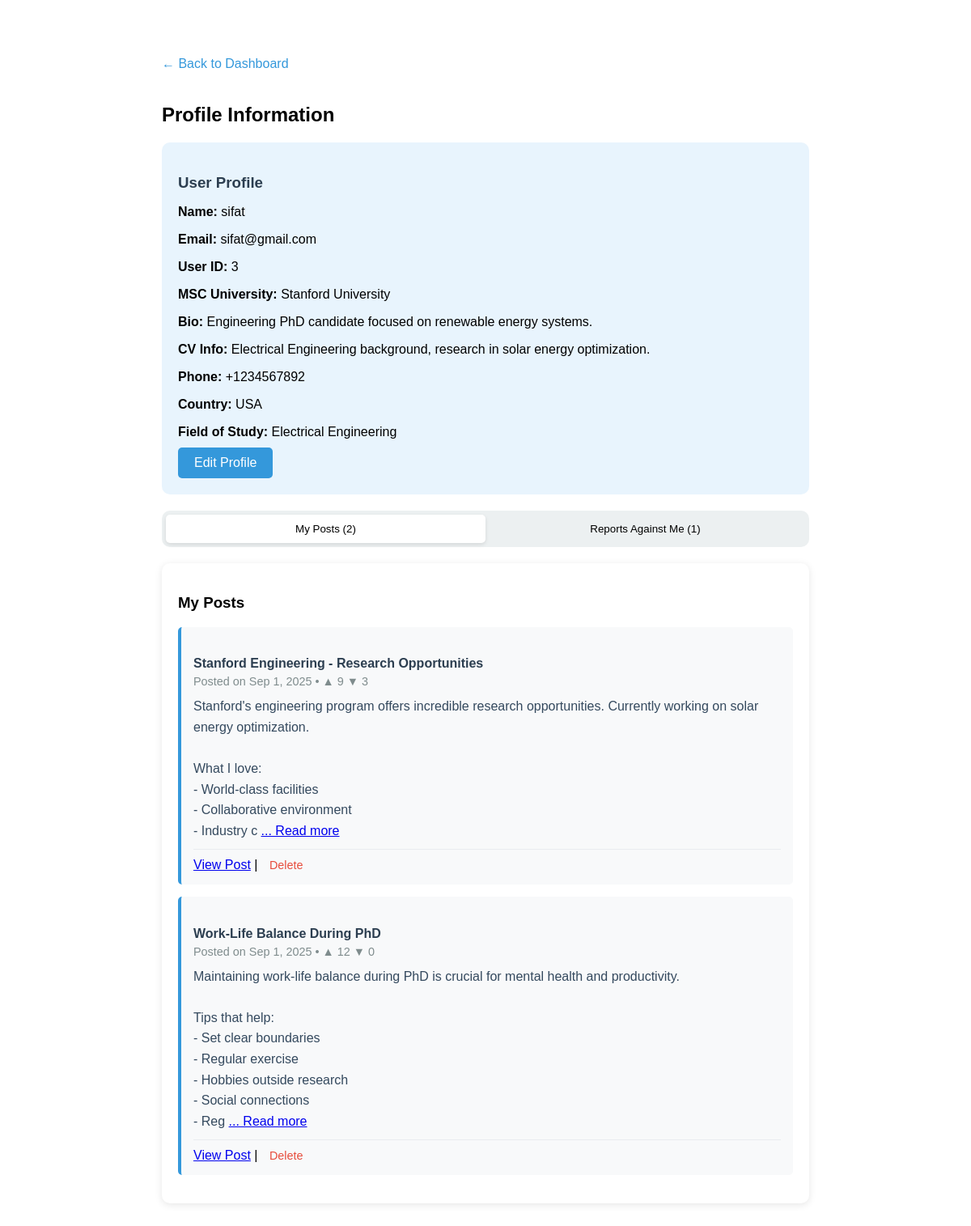
Screenshot of /profile.php (signed in) with the database file from the repository.
### tables this page shows
CREATE TABLE IF NOT EXISTS posts (
    Post_Id INT AUTO_INCREMENT PRIMARY KEY,
    User_Id INT,
    Title VARCHAR(200) NOT NULL,
    content TEXT NOT NULL,
    Date TIMESTAMP DEFAULT CURRENT_TIMESTAMP,
    upvotes INT DEFAULT 0,
    downvotes INT DEFAULT 0,
    FOREIGN KEY (User_Id) REFERENCES users(User_Id) ON DELETE CASCADE
);

### profile.php (the view, shortened to what this page needs)
<?php
include "db.php";
$user_posts = [];
$reports_against_user = [];
if (isset($_SESSION['user'])) {
    $user_id = $_SESSION['user']['User_Id'];
    $posts_sql = "SELECT Post_Id, Title, content, Date, upvotes, downvotes
                  FROM posts
                  WHERE User_Id = $user_id
                  ORDER BY Date DESC";
    $posts_result = $conn->query($posts_sql);
    if ($posts_result) {
        while($row = $posts_result->fetch_assoc()) {
            $user_posts[] = $row;
        }
    }
    $reports_sql = "SELECT r.reason, r.Date, r.status, u.Name as reporter_name
                    FROM reports r
                    JOIN users u ON r.Reporter_Id = u.User_Id
                    WHERE r.Reported_User_Id = $user_id
                    ORDER BY r.Date DESC";
    $reports_result = $conn->query($reports_sql);
    if ($reports_result) {
        while($row = $reports_result->fetch_assoc()) {
            $reports_against_user[] = $row;
        }
    }
}
?>
<!DOCTYPE html>
<html>
<head>
</head>
<body>
    <a href="index.php" class="nav-link">← Back to Dashboard</a>
    <h2>Profile Information</h2>
    <?php if (!isset($_SESSION['user'])): ?>
        <div class="status warning">
            <p>You are not logged in. Don't have an account? <a href="signup.php">Sign up</a> | <a href="login.php">Log in</a></p>
        </div>
    <?php else: ?>
        <div class="profile-info">
            <h3>User Profile</h3>
            <p><strong>Name:</strong> <?php echo htmlspecialchars($_SESSION['user']['Name']); ?></p>
            <p><strong>Email:</strong> <?php echo htmlspecialchars($_SESSION['user']['Email']); ?></p>
            <p><strong>User ID:</strong> <?php echo $_SESSION['user']['User_Id']; ?></p>
            <p><strong>MSC University:</strong> <?php echo htmlspecialchars($_SESSION['user']['MSC_university'] ?: 'Not specified'); ?></p>
            <?php if (isset($_SESSION['user']['bio']) && !empty($_SESSION['user']['bio'])): ?>
                <p><strong>Bio:</strong> <?php echo nl2br(htmlspecialchars($_SESSION['user']['bio'])); ?></p>
            <?php endif; ?>
            <?php if (isset($_SESSION['user']['cv_info']) && !empty($_SESSION['user']['cv_info'])): ?>
                <p><strong>CV Info:</strong> <?php echo nl2br(htmlspecialchars($_SESSION['user']['cv_info'])); ?></p>
            <?php endif; ?>
            <?php if (isset($_SESSION['user']['phone']) && !empty($_SESSION['user']['phone'])): ?>
                <p><strong>Phone:</strong> <?php echo htmlspecialchars($_SESSION['user']['phone']); ?></p>
            <?php endif; ?>
            <?php if (isset($_SESSION['user']['country']) && !empty($_SESSION['user']['country'])): ?>
                <p><strong>Country:</strong> <?php echo htmlspecialchars($_SESSION['user']['country']); ?></p>
            <?php endif; ?>
            <?php if (isset($_SESSION['user']['field_of_study']) && !empty($_SESSION['user']['field_of_study'])): ?>
                <p><strong>Field of Study:</strong> <?php echo htmlspecialchars($_SESSION['user']['field_of_study']); ?></p>
            <?php endif; ?>
            <a href="edit_profile.php" class="btn">Edit Profile</a>
        </div>
        <div class="tabs">
            <button class="tab active" onclick="showTab('posts')">My Posts (<?php echo count($user_posts); ?>)</button>
            <?php if (!empty($reports_against_user)): ?>
                <button class="tab" onclick="showTab('reports')">Reports Against Me (<?php echo count($reports_against_user); ?>)</button>
            <?php endif; ?>
        </div>
        <div id="posts" class="tab-content active">
            <div class="posts-section">
                <h3>My Posts</h3>
                <?php if (empty($user_posts)): ?>
                    <p>You haven't posted anything yet. <a href="post.php">Create your first post!</a></p>
                <?php else: ?>
                    <?php foreach ($user_posts as $post): ?>
                        <div class="post-item">
                            <h4 class="post-title"><?php echo htmlspecialchars($post['Title']); ?></h4>
                            <div class="post-meta">
                                Posted on <?php echo date('M j, Y', strtotime($post['Date'])); ?> •
                                ▲ <?php echo $post['upvotes']; ?> ▼ <?php echo $post['downvotes']; ?>
                            </div>
                            <div class="post-content">
                                <?php echo nl2br(htmlspecialchars(substr($post['content'], 0, 200))); ?>
                                <?php if(strlen($post['content']) > 200): ?>
                                    <a href="view_post.php?id=<?php echo $post['Post_Id']; ?>">... Read more</a>
                                <?php endif; ?>
                            </div>
                            <div class="post-actions">
                                <a href="view_post.php?id=<?php echo $post['Post_Id']; ?>">View Post</a> |
                                <a href="delete_post.php?id=<?php echo $post['Post_Id']; ?>&type=post" class="delete-btn" onclick="return confirm('Are you sure you want to delete this post?')">Delete</a>
                            </div>
                        </div>
                    <?php endforeach; ?>
                <?php endif; ?>
            </div>
        </div>
    <?php endif; ?>
</body>
</html>

### profile.php (style rules this page uses)
body { font-family: Arial, sans-serif; max-width: 800px; margin: 50px auto; padding: 20px; }
.profile-info { background: #e8f4fd; padding: 20px; border-radius: 10px; margin-bottom: 20px; }
.profile-info h3 { color: #2c3e50; margin-bottom: 15px; }
.profile-info p { margin-bottom: 10px; }
.nav-link { display: inline-block; margin-bottom: 20px; color: #3498db; text-decoration: none; }
.btn { background: #3498db; color: white; padding: 10px 20px; text-decoration: none; border-radius: 5px; display: inline-block; margin-right: 10px; }
.posts-section, .reports-section { background: white; padding: 20px; border-radius: 10px; box-shadow: 0 2px 10px rgba(0,0,0,0.1); margin-top: 20px; }
.post-item { background: #f8f9fa; padding: 15px; margin-bottom: 15px; border-radius: 5px; border-left: 4px solid #3498db; }
.post-title { color: #2c3e50; margin-bottom: 5px; }
.post-meta { color: #7f8c8d; font-size: 0.9em; margin-bottom: 10px; }
.post-content { color: #34495e; line-height: 1.6; }
.post-actions { margin-top: 10px; padding-top: 10px; border-top: 1px solid #e9ecef; }
.delete-btn { color: #e74c3c; text-decoration: none; padding: 5px 10px; border-radius: 3px; font-size: 0.9em; }
.tabs { display: flex; background: #ecf0f1; border-radius: 10px; margin-bottom: 20px; padding: 5px; }
.tab { flex: 1; padding: 10px; text-align: center; background: none; border: none; cursor: pointer; border-radius: 5px; transition: all 0.2s; }
.tab.active { background: white; box-shadow: 0 2px 5px rgba(0,0,0,0.1); }
.tab-content { display: none; }
.tab-content.active { display: block; }

### rows the page displays
posts: Title "Stanford Engineering - Research Opportunities", Date "Sep 1, 2025", upvotes "9", downvotes "3", content "Stanford's engineering program offers incredible research opportunities. Currently working on solar energy optimization. What I love: - World-class facilities - Collaborative environment - Industry c"
posts: Title "Work-Life Balance During PhD", Date "Sep 1, 2025", upvotes "12", downvotes "0", content "Maintaining work-life balance during PhD is crucial for mental health and productivity. Tips that help: - Set clear boundaries - Regular exercise - Hobbies outside research - Social connections - Reg"

### other values shown
$_SESSION['user']['Name'] "sifat"
$_SESSION['user']['Email'] "sifat@gmail.com"
$_SESSION['user']['User_Id'] "3"
$_SESSION['user']['MSC_university'] ?: 'Not specified' "Stanford University"
$_SESSION['user']['bio'] "Engineering PhD candidate focused on renewable energy systems."
$_SESSION['user']['cv_info'] "Electrical Engineering background, research in solar energy optimization."
$_SESSION['user']['phone'] "+1234567892"
$_SESSION['user']['country'] "USA"
$_SESSION['user']['field_of_study'] "Electrical Engineering"
count($user_posts) "2"
count($reports_against_user) "1"
